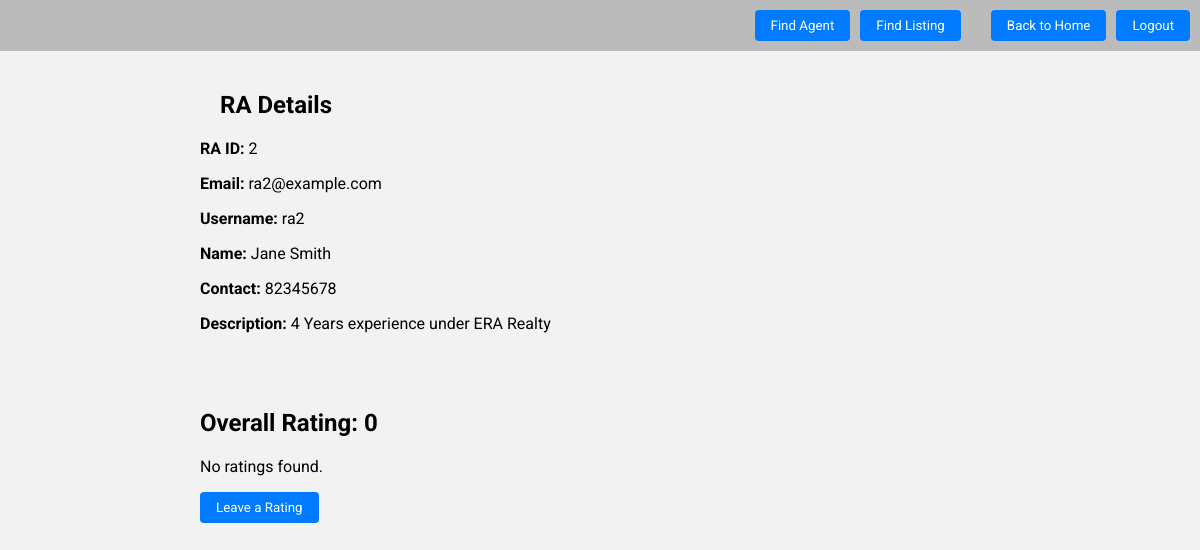
The app's page /Boundary/seller/view_ra.php?ra_id=2 (signed in) with its own data.
### tables this page shows
CREATE TABLE `ra` (
  `ra_id` int(11) NOT NULL,
  `e-mail` varchar(150) NOT NULL,
  `username` varchar(50) NOT NULL,
  `password` varchar(50) NOT NULL,
  `name` varchar(150) NOT NULL,
  `contact` int(8) NOT NULL,
  `description` text DEFAULT NULL,
  `type` enum('active','suspended') NOT NULL
);

### Control/seller/view_ra_controller.php (called while the page is built)
<?php
require_once('../../Database/db_conn.php');
require_once('../../Entity/ra.php');
class ViewRAController {
    private $RA;
    public function __construct($conn) {
        $this->RA = new RA($conn);
    }
    public function getRAByRAID($ra_id) {
        return $this->RA->getRAByRAID($ra_id);
    }
}
$viewRAController = new ViewRAController($conn);
?>

### Entity/ra.php (called while the page is built, shortened)
<?php
class RA {
    private $conn;
    public function __construct($conn) {
        $this->conn = $conn;
    }
    public function getRAByRAID($ra_id) {
        $sql = "SELECT * FROM ra WHERE ra_id = ?";
        $stmt = $this->conn->prepare($sql);
        $stmt->bind_param("i", $ra_id);
        $stmt->execute();
        $result = $stmt->get_result();
        if ($result->num_rows == 1) {
            return $result->fetch_assoc();
        } else {
            return null;
        }
    }
}
?>

### Boundary/seller/view_ra.php (the view, shortened to what this page needs)
<?php
include "header.php";
include "../../Control/seller/view_ra_controller.php";
if(isset($_GET['ra_id'])) {
    $ra_id = $_GET['ra_id'];
    $ra = $viewRAController->getRAByRAID($ra_id);
    if($ra) {
?>
<!DOCTYPE html>
<html lang="en">
<head>
</head>
<body>
    <div class="container">
        <h2 class="title">RA Details</h2>
        <div class="ra-details">
            <p><strong>RA ID:</strong> <?php echo $ra['ra_id']; ?></p>
            <p><strong>Email:</strong> <?php echo $ra['e-mail']; ?></p>
            <p><strong>Username:</strong> <?php echo $ra['username']; ?></p>
            <p><strong>Name:</strong> <?php echo $ra['name']; ?></p>
            <p><strong>Contact:</strong> <?php echo $ra['contact']; ?></p>
            <p><strong>Description:</strong> <?php echo $ra['description']; ?></p>
        </div>
    </div>
</body>
</html>
<?php
include 'view_ratings.php';
    } else {
        echo "<p>RA not found.</p>";
    }
} else {
    echo "<p>RA ID not provided.</p>";
}
?>

### Boundary/seller/header.php (style rules this page uses)
body { font-family: 'Roboto', sans-serif; margin: 0; padding: 0; }

### Boundary/seller/view_ra.php (style rules this page uses)
.container { margin-left: 20px; }

### Boundary/buyer/view_ratings.php (style rules this page uses)
body { font-family: 'Roboto', sans-serif; background-color: #f2f2f2; margin: 0; padding: 0; }
.container { max-width: 800px; margin: 0 auto; padding: 20px; }
.title { margin-left: 20px; }

### records on screen
ra: ra_id "2", value "ra2@example.com", username "ra2", name "Jane Smith", contact "82345678", description "4 Years experience under ERA Realty"

### other values on screen
$overallRating "0"
